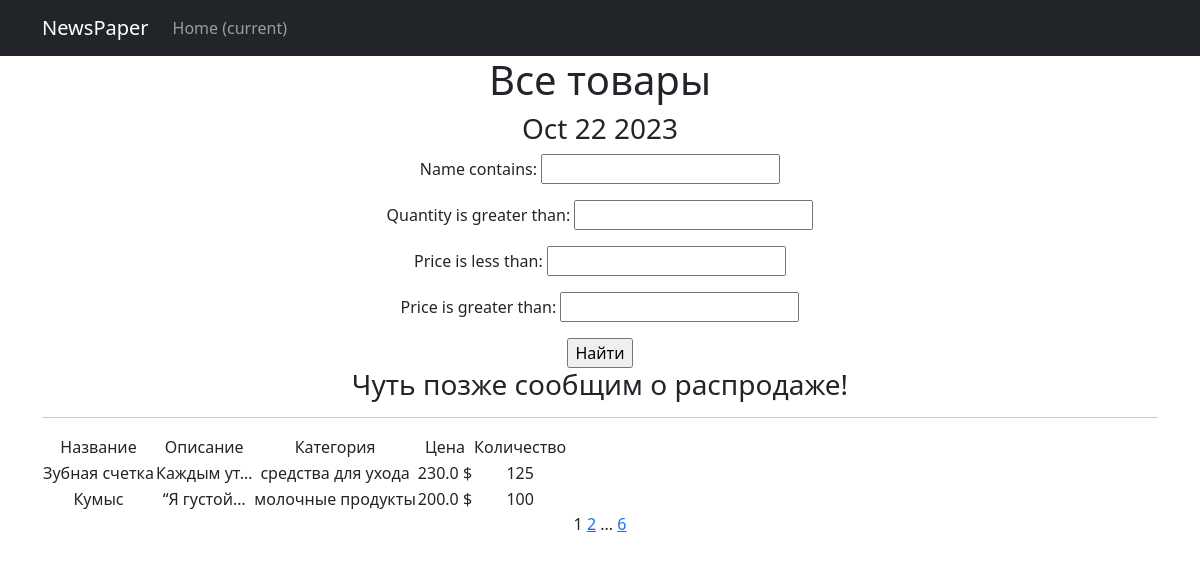
Screenshot of /products/ with the database file from the repository.
### mc_donalds/models.py (models this page shows, shortened)
class Product(models.Model):
    name = models.CharField(max_length=255, unique=50)
    price = models.FloatField(validators=[MinValueValidator(0.0)])
    composition = models.TextField(default="Состав не указан")
    description = models.TextField(default='Описание')
    quantity = models.IntegerField(validators=[MinValueValidator(0)], default=0)
    category = models.ForeignKey(to='Category', on_delete=models.CASCADE, related_name='products',
                                 default="default title")

class Category(models.Model):
    name = models.CharField(max_length=100, unique=True)

### mc_donalds/views.py (the view)
# urls.py: path('', ProductsList.as_view()),
class ProductsList(ListView):
    model = Product
    ordering = 'name'
    template_name = 'products.html'
    context_object_name = 'products'
    paginate_by = 2
    def get_queryset(self):
        queryset = super().get_queryset()
        self.filterset = ProductFilter(self.request.GET, queryset)
        return self.filterset.qs
    def get_context_data(self, **kwargs):
        context = super().get_context_data(**kwargs)
        context['time_now'] = datetime.utcnow()
        context['next_sale'] = None
        context['filterset'] = self.filterset
        return context

### mc_donalds/templatetags/custom_filters.py (called while the page is built)
@register.filter()
def currency(value, code='rub'):
    postfix = CURRENCIES_SYMBOLS[code]
    return f'{value} {postfix} '

### mc_donalds/templatetags/custom_tags.py (called while the page is built)
@register.simple_tag()
def current_time(format_string='%b %d %Y'):
    return datetime.utcnow().strftime(format_string)

@register.simple_tag(takes_context=True)
def url_replace(context, **kwargs):
    d = context['request'].GET.copy()
    for k, v, in kwargs.items():
        d[k] = v
    return d.urlencode()

### templates/products.html (shortened to what this page needs)
{% extends 'flatpages/default.html' %}
{% load custom_filters %}
{% load custom_tags %}
{% block content %}
   <h1>Все товары</h1>
    <h3>{% current_time '%b %d %Y' %}</h3>
   <form action="" method="get">
       {{ filterset.form.as_p }}
       <input type="submit" value="Найти" />
   </form>
    <h3>{{ next_sale|default_if_none:"Чуть позже сообщим о распродаже!" }}</h3>
    <hr>
    {% if products %}
       <table>
           <tr>
               <td>Название</td>
               <td>Описание</td>
               <td>Категория</td>
               <td>Цена</td>
               <td>Количество</td>
           </tr>
           {% for product in products %}
           <tr>
               <td>{{ product.name }}</td>
               <td>{{ product.description|truncatechars:10 }}</td>
               <td>{{ product.category.name }}</td>
               <td>{{ product.price|currency:'usd' }}</td>
               <td>{{ product.quantity }}</td>
           </tr>
           {% endfor %}
       </table>
    {% else %}
       <h2>Товаров нет!</h2>
    {% endif %}
    {{ page_obj.number }}
    {% if page_obj.has_next %}
        <a href="?{% url_replace page=page_obj.next_page_number %}">{{ page_obj.next_page_number }}</a>
        {% if paginator.num_pages != page_obj.next_page_number %}
            ...
            <a href="?{% url_replace page=page_obj.paginator.num_pages %}">{{ page_obj.paginator.num_pages }}</a>
        {% endif %}
    {% endif %}
{% endblock content %}

### templates/flatpages/default.html (shortened to what this page needs)
<!DOCTYPE html>
<html lang="en">
    <head>
        {% load static %}
        <link href="{% static 'css/styles.css' %}" rel="stylesheet" />
    </head>
    <body>
        <nav class="navbar navbar-expand-lg navbar-dark bg-dark static-top">
   <div class="container">
       <a class="navbar-brand" href="#">NewsPaper</a>
       <div class="collapse navbar-collapse" id="navbarResponsive">
           <ul class="navbar-nav ml-auto">
               <li class="nav-item active">
                   <a class="nav-link" href="#">Home
                       <span class="sr-only">(current)</span>
                   </a>
               </li>
           </ul>
       </div>
   </div>
</nav>
        <div class="container">
            <div class="row">
                <div class="col-lg-12 text-center">
                    {% block content %}{% endblock content %}
                </div>
            </div>
        </div>
    </body>
</html>

### rows the page displays
Product: name "Зубная счетка", description "Каждым ут…", category.name "средства для ухода", price "230.0 $", quantity "125"
Product: name "Кумыс", description "“Я густой…", category.name "молочные продукты", price "200.0 $", quantity "100"

### other values shown
{{ next_sale|default_if_none:"Чуть позже сообщим о распродаже!" }} "Чуть позже сообщим о распродаже!"
{{ page_obj.number }} "1"
{{ page_obj.next_page_number }} "2"
{{ page_obj.paginator.num_pages }} "6"
